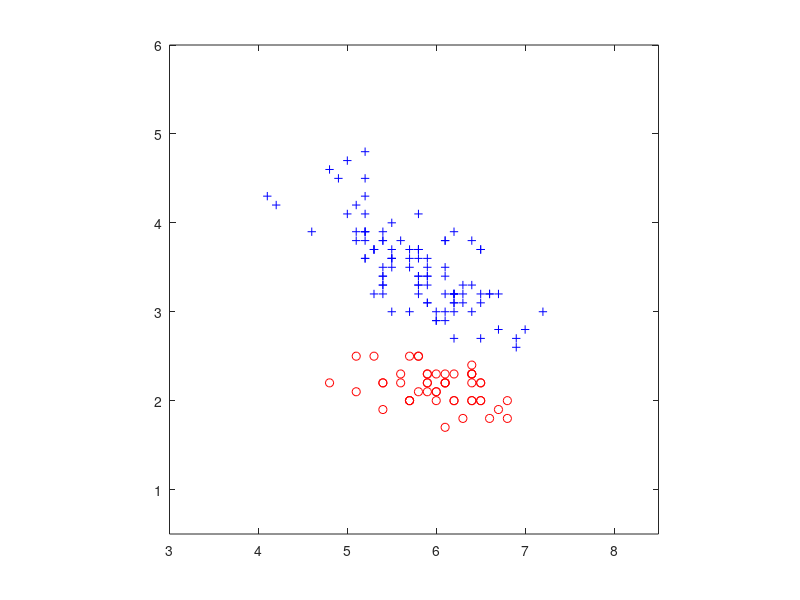
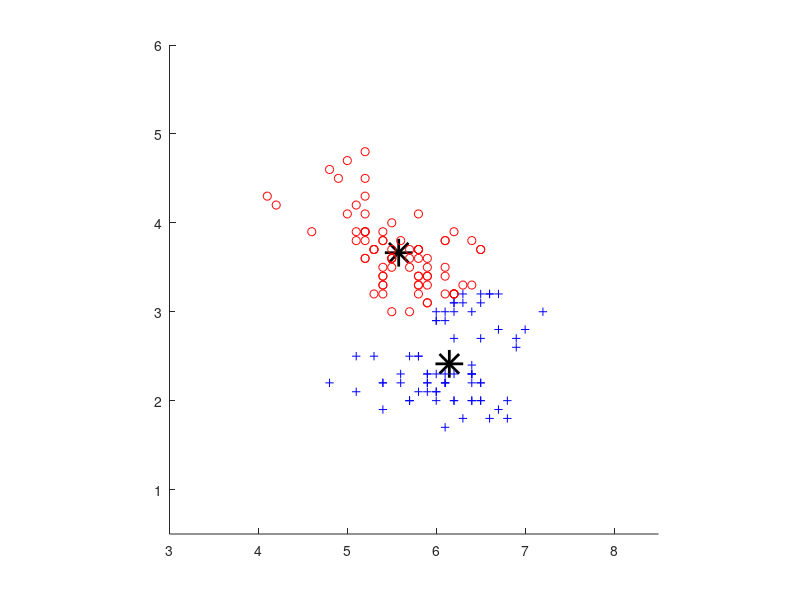

Recreate these plots in MATLAB, in order. (Note: this script raises an error after producing the figures.)
function d20074049
% CISC271, Winter 2019, Assignment #4
%%%%%%%%%%%%%%%%%%%%%%%%%
% Bennet Montgomery     %
% Student #: 20074049   %
% 2019-04-11            %
%%%%%%%%%%%%%%%%%%%%%%%%%


% EXAMPLE: Load the data for Question 1
xpetal = load('xpetal.txt');
ypetal = load('ypetal.txt');

% EXAMPLE: Plot the data
plotclass2d(xpetal, ypetal);
print -depsc plot1

figure
hold on
%rng line is necessary or kmeans sometimes doesn't work (?)
rng(1)
%performing kmeans classification. idx is classification matrix, C is
%classification centers
[idx, C] = kmeans(xpetal', 2);

%plotting classification centers as large black *
plot(C(1,1), C(1,2), 'r*', 'MarkerSize', 20, 'LineWidth', 2, 'MarkerEdge', [0, 0, 0]);
plot(C(2,1), C(2,2), 'r*', 'MarkerSize', 20, 'LineWidth', 2, 'MarkerEdge', [0, 0, 0]);

%creating idx copy converted to -1s and 1s (idx generated as 1s and 2s by
%kmeans function
idxadj = ones(size(idx,1),1);
for i = 1:size(idx,1)
     if idx(i) == 1 
        idxadj(i) = -1;
    else
        idxadj(i) = 1;
    end
end
%plotting classifications
plotclass2d(xpetal, idxadj);
hold off
print -depsc plot2

%generating table for report
Misses = [];
PredictedValue = [];
ActualValue = [];
data = xpetal';

for i = 1:size(idxadj,1)
    if idxadj(i) ~= ypetal(i)
        Misses = [Misses; data(i,:)];
        PredictedValue = [PredictedValue; idxadj(i)];
        ActualValue = [ActualValue; ypetal(i)];
    end
end

KMeansMiss = table(Misses, PredictedValue, ActualValue)

figure
hold on
%plotting base data with label for perceptron algorithm plot
plotclass2d(xpetal, ypetal);
%generating perceptron algorithm hyperplane
[augmentedVec, i_used] = linsepiterate(rand(3,1), xpetal, ypetal)
%plotting perceptron hyperplane on plot in green
plotline(augmentedVec, 'g');
hold off
print -depsc plot4

figure
hold on
%plotting base data with labels for SVM algorithm plot
plotclass2d(xpetal, ypetal);
%applying SVM
svmVec = svm271(xpetal, ypetal)
%plotting SVM line in yellow
plotline(svmVec, 'y');
hold off
print -depsc plot5

%loading second dataset
xdata = load('xdata.txt');
ylabels = load('ylabels.txt');

figure
%plotting second dataset for reference
plotclass2d(xdata, ylabels);
print -depsc plot6

figure
hold on
%generating 3d projection via formula [x y x*y]
projd = ones(1, size(xdata, 2));
for i = 1:size(projd, 2)
    projd(i) = xdata(1, i) * xdata(2, i);
end
d3projection = [xdata; projd];

%plotting 3d projection
plotclass3d(d3projection, ylabels);
%generating hyperplane via SVM
planevec = svm271(d3projection, ylabels)
%plotting hyperplane
plotplane(planevec);
hold off

end

function [v_final, i_used] = linsepiterate(vvec, zdata, yvec)
% [V_FINAL,I_USED]=LINSEPLEARN(VINIT,BVAL,ZDATA,YVEC)
% uses the Percetron Algorithm to linearly separate training vectors
% INPUTS:
%         VVEC    - (M+1)-D augmented weight vector
%         ZDATA   - MxN  data matrix
%         YVEC    - N-D known classes, +1 or -1
% OUTPUTS:
%         V_FINAL - M-D new estimated weight vector
%         I_USED  - scalar number of iterations used
% ALGORITHM:
%         Serialized form of perceptron gradient descent

% Internal constant: maximum iterations to use
imax = 1000;

% Problem size
[m, n] = size(zdata);

% Create the augmented vectors from the data vectors
zmat = [zdata ; ones(1, n)];

% Set up the iteration for the weight vector and bias
v_est = vvec;

% Loop a limited number of times
for i_used=0:imax
  % Assume that the final weight is the current estimate
  v_final = v_est;
  
  % Score the current estimate of the weight vector
  missed = 0;
  for jx=1:n
    %following is an implementation of algorithm from class 30 notes
    u = v_est' * zmat(:, jx);
    if ((u > 0) && (yvec(jx) < 0))
        v_est = v_est - zmat(:, jx);
        missed = missed + 1;
    elseif ((u < 0) && (yvec(jx) > 0))
        v_est = v_est + zmat(:, jx);
        missed = missed + 1;
    end
  end

  % Stop if the current estimate has converged
  if (missed==0)
    v_final = v_est;
    break;
  end
  
end
end


function plotclass2d(xmatrix, yvector)
% PLOTCLASS2D(XMATRIX,YVECTOR) plots 2D training vectors
% for binary supervised classification
%
% INPUTS:
%        XMATRIX - 2xN set of column vectors
%        YVECTOR - Nx1 classification as +1 or -1
% OUTPUT:
%        none
% SIDE EFFECTS:
%        Plot into the current window. +1 training vectors
%        are shown as blue "+", -1 training vectors are
%        shown as red circles. Axes are slightly adjusted to
%        improve legibility.

% Problem size
[m, n] = size(xmatrix);

% Plot the training vectors with distinct symbols
plot(xmatrix(1,yvector<0), xmatrix(2,yvector<0), 'ro', ...
     xmatrix(1,yvector>0), xmatrix(2,yvector>0), 'b+');
axdf=axis;
axis(axdf+[-1 +1 -1 +1]);
axis('equal');
end

function plotclass3d(xmatrix, yvector)
% PLOTCLASS3D(XMATRIX,YVECTOR) plots 3D training vectors
% for binary supervised classification
%
% INPUTS:
%        XMATRIX - 2xN set of column vectors
%        YVECTOR - Nx1 classification as +1 or -1
% OUTPUT:
%        none
% SIDE EFFECTS:
%        Plot into the current window. +1 training vectors
%        are shown as blue "+", -1 training vectors are
%        shown as red circles. Axes are slightly adjusted to
%        improve legibility.

% Problem size
[m, n] = size(xmatrix);

% Plot the training vectors with distinct symbols
plot3(xmatrix(1,yvector<0), xmatrix(2,yvector<0), xmatrix(3,yvector<0), 'ro', ...
      xmatrix(1,yvector>0), xmatrix(2,yvector>0), xmatrix(3,yvector>0), 'b+');
end

function plotline(vvec, color)
% PLOTLINE(VVEC,COLOR) plots a separating line
% into an existing figure
% INPUTS:
%        VVEC   - (M+1) augmented weight vector
%        COLOR  - character, color to use in the plot
% ALGORITHM:
% Intersect the line with the boundary of the current plot

% Current axis settings
axin = axis();

% Matrices of XY vectors that are on the input line and
% bounding lines

Alr = [vvec(1:2)' ; 1 0];
Atb = [vvec(1:2)' ; 0 1];

% Data vectors that all lines must satisfy
bl = [-vvec(3) ; axin(1)];
br = [-vvec(3) ; axin(2)];
bb = [-vvec(3) ; axin(3)];
bt = [-vvec(3) ; axin(4)];

% Special cases: input line is horizontal or vertical
if cond(Alr) > 1e5
  xs = Atb\bb;
  xe = Atb\bt;
elseif cond(Atb) > 1e5
  xs = Alr\bl;
  xe = Alr\br;
else
  % Solutions of simultaneous lines
  xl = Alr\bl;
  xr = Alr\br;
  xb = Atb\bb;
  xt = Atb\bt;

  % Select left/right or bottom/top pair,
  % whichever specifies a longer segment
  if norm(xl-xr)>norm(xb-xt)
    xs = xl;
    xe = xr;
  else
    xs = xb;
    xe = xt;
  end
end

% Plot the line and re-set the axis to its original
hold on;
plot([xs(1) xe(1)], [xs(2) xe(2)], strcat(color, '-'));
hold off;
axis(axin);
end

function plotplane(vvec)
% PLOTPLANE(VVEC) plots the 3D plane specified by
% the augmented vector VVEC
%
% INPUT:
%       VVEC - 4x1 vector as [normal ; bias]
% ALGORITHM:
%       Calls the INRIA code "drawPlane3D"

% Find a reference vector on the plane
pvec  = vvec(1:3)/dot(vvec(1:3), vvec(1:3))*(-vvec(4));

% Find basis (direction) vectors for the relevant sub-space
bvecs = ortc271(vvec(1:3));

% Call the INRIA function to do the work
drawPlane3d([pvec' bvecs(:,1)' bvecs(:,2)']);
end

function vspace = ortc271(amat)
% VSPACE=ORTC271(AMAT) finds the orthogonal complement
% of matrix AMAT using the QR decomposition
%
% INPUT:
%        AMAT   - MxN input matrix of rank K
%
% OUTPUT:
%        VSPACE - Mx(M-K) matrix
%                 If AMAT is full rank, VSPACE is a zero vector

% Problem size
[m, n] = size(amat);
k = rank(amat);

if k>=m
  % AMAT is full rank, return zero vector
  vspace = zeros(m, 1);
else
  % QR decomposition
  [q, r] = qr(amat);
  
  % Extract the relevant submatrix
  vspace = q(:, (k+1):m);
end
end

function varargout = drawPlane3d(plane, varargin)
%DRAWPLANE3D Draw a plane clipped in the current window
%
%   drawPlane3d(plane)
%   plane = [x0 y0 z0  dx1 dy1 dz1  dx2 dy2 dz2];
%
%   See also
%   planes3d, createPlane
%
%   Example
%   p0 = [1 2 3];
%   v1 = [1 0 1];
%   v2 = [0 -1 1];
%   plane = [p0 v1 v2];
%   axis([-10 10 -10 10 -10 10]);
%   drawPlane3d(plane)
%   drawLine3d([p0 v1])
%   drawLine3d([p0 v2])
%   set(gcf, 'renderer', 'zbuffer');
%
%   ---------
%   author : David Legland 
%   INRA - TPV URPOI - BIA IMASTE
%   created the 17/02/2005.
%

%   HISTORY
%   2008-10-30 replace intersectPlaneLine by intersectLinePlane, add doc
%   2010-10-04 fix a bug for planes touching box by one corner
%   2011-07-19 fix a bug for param by Xin KANG (Ben)
% 

param = {'m'};
if ~isempty(varargin)
  param = varargin;
end

lim = get(gca, 'xlim');
xmin = lim(1);
xmax = lim(2);
lim = get(gca, 'ylim');
ymin = lim(1);
ymax = lim(2);
lim = get(gca, 'zlim');
zmin = lim(1);
zmax = lim(2);


% line corresponding to cube edges
lineX00 = [xmin ymin zmin 1 0 0];
lineX01 = [xmin ymin zmax 1 0 0];
lineX10 = [xmin ymax zmin 1 0 0];
lineX11 = [xmin ymax zmax 1 0 0];

lineY00 = [xmin ymin zmin 0 1 0];
lineY01 = [xmin ymin zmax 0 1 0];
lineY10 = [xmax ymin zmin 0 1 0];
lineY11 = [xmax ymin zmax 0 1 0];

lineZ00 = [xmin ymin zmin 0 0 1];
lineZ01 = [xmin ymax zmin 0 0 1];
lineZ10 = [xmax ymin zmin 0 0 1];
lineZ11 = [xmax ymax zmin 0 0 1];


% compute intersection points with each plane
piX00 = intersectLinePlane(lineX00, plane);
piX01 = intersectLinePlane(lineX01, plane);
piX10 = intersectLinePlane(lineX10, plane);
piX11 = intersectLinePlane(lineX11, plane);
piY00 = intersectLinePlane(lineY00, plane);
piY01 = intersectLinePlane(lineY01, plane);
piY10 = intersectLinePlane(lineY10, plane);
piY11 = intersectLinePlane(lineY11, plane);
piZ00 = intersectLinePlane(lineZ00, plane);
piZ01 = intersectLinePlane(lineZ01, plane);
piZ10 = intersectLinePlane(lineZ10, plane);
piZ11 = intersectLinePlane(lineZ11, plane);

% concatenate points into one array
points = [...
    piX00;piX01;piX10;piX11; ...
    piY00;piY01;piY10;piY11; ...
    piZ00;piZ01;piZ10;piZ11;];

% check validity: keep only points inside window
ac = 1e-14;
vx = points(:,1)>=xmin-ac & points(:,1)<=xmax+ac;
vy = points(:,2)>=ymin-ac & points(:,2)<=ymax+ac;
vz = points(:,3)>=zmin-ac & points(:,3)<=zmax+ac;
valid = vx & vy & vz;
pts = unique(points(valid, :), 'rows');

% If there is no intersection point, escape.
if size(pts, 1)<3
    disp('plane is outside the drawing window');
    return;
end

% the two spanning lines of the plane
d1 = plane(:, [1:3 4:6]);
d2 = plane(:, [1:3 7:9]);

% position of intersection points in plane coordinates
u1 = linePosition3d(pts, d1);
u2 = linePosition3d(pts, d2);

% reorder vertices in the correct order
ind = convhull(u1, u2);
ind = ind(1:end-1);

% draw the patch
h = patch(pts(ind, 1), pts(ind, 2), pts(ind, 3), param{:});

% return handle to plane if needed
if nargout>0
    varargout{1}=h;
end
end

function pos = linePosition3d(point, line)
%LINEPOSITION3D Return the position of a 3D point projected on a 3D line
%
%   T = linePosition3d(POINT, LINE)
%   Computes position of point POINT on the line LINE, relative to origin
%   point and direction vector of the line.
%   LINE has the form [x0 y0 z0 dx dy dy],
%   POINT has the form [x y z], and is assumed to belong to line.
%   The result T is the value such that POINT = LINE(1:3) + T * LINE(4:6).
%   If POINT does not belong to LINE, the position of its orthogonal
%   projection is computed instead. 
%
%   T = linePosition3d(POINT, LINES)
%   If LINES is an array of NL lines, return NL positions, corresponding to
%   each line.
%
%   T = linePosition3d(POINTS, LINE)
%   If POINTS is an array of NP points, return NP positions, corresponding
%   to each point.
%
%   See also:
%   lines3d, createLine3d, distancePointLine3d, projPointOnLine3d
%
%   ---------
%   author : David Legland 
%   INRA - TPV URPOI - BIA IMASTE
%   created the 17/02/2005.
%

%   HISTORY
%   05/01/2007 update doc
%   28/10/2010 change to bsxfun calculation for arbitrary input sizes
%       (Thanks to Sven Holcombe)
%   03/31/2014 reversed bsxfun calculation for back compatibility
%       (by R. E. Ellis)

% vector from line origin to point
for i=1:size(point,1)
  dp(i,:) =  point(i,:) - line(:,1:3);
  end

% direction vector of the line
vl = line(:, 4:6);

% precompute and check validity of denominator
denom = sum(vl.^2, 2);
invalidLine = denom < eps;
denom(invalidLine) = 1;

% compute position using dot product normalized with norm of line vector.
for i=1:size(dp,1)
  pos(i,:) = dot(dp(i,:), vl)/denom;
  end

% position on a degenerated line is set to 0
pos(invalidLine) = 0;
end

function vvec = svm271(zmat, yclass)
% VVEC=SVM271(ZMAT,YCLASS) linearly separates
% data in ZMAT according to classes YCLASS, using
% the SVM solver
% INPUTS:
%         ZMAT - MxN data matrix
%         DVEC - N-D desired classes, +1 or -1
% OUTPUTS:
%         VVEC - (M+1)-D weight vector of separating hyperplane
% ALGORITHM:
%         Call the Matlab function FITCSVM in R2017a, which
%         was the CASLAB installation for Winter 2018. Use a 
%         linear kernel with unscaled data and reconstruct the
%         separating hyperplane from the Beta vector and
%         Bias scalar.

% Call the Matlab function for linear SVM
svmObj = fitcsvm(zmat', yclass);

% Augmented weight vector of the separating hyper-plane
vvec = [svmObj.Beta ; svmObj.Bias];
end

function point = intersectLinePlane(line, plane, varargin)
%INTERSECTLINEPLANE Intersection point between a 3D line and a plane
%
%   PT = intersectLinePlane(LINE, PLANE)
%   Returns the intersection point of the given line and the given plane.
%   LINE:  [x0 y0 z0 dx dy dz]
%   PLANE: [x0 y0 z0 dx1 dy1 dz1 dx2 dy2 dz2]
%   PT:    [xi yi zi]
%   If LINE and PLANE are parallel, return [NaN NaN NaN].
%   If LINE (or PLANE) is a matrix with 6 (or 9) columns and N rows, result
%   is an array of points with N rows and 3 columns.
%   
%   PT = intersectLinePlane(LINE, PLANE, TOL)
%   Specifies the tolerance factor to test if a line is parallel to a
%   plane. Default is 1e-14.
%
%   Example
%     % define horizontal plane through origin
%     plane = [0 0 0   1 0 0   0 1 0];
%     % intersection with a vertical line
%     line = [2 3 4  0 0 1];
%     intersectLinePlane(line, plane)
%     ans = 
%        2   3   0
%     % intersection with a line "parallel" to plane
%     line = [2 3 4  1 2 0];
%     intersectLinePlane(line, plane)
%     ans = 
%       NaN  NaN  NaN
%
%   See also:
%   lines3d, planes3d, points3d, clipLine3d
%
%   ---------
%   author : David Legland 
%   INRA - TPV URPOI - BIA IMASTE
%   created the 17/02/2005.
%

%   HISTORY
%   24/11/2005 add support for multiple input
%   23/06/2006 correction from Songbai Ji allowing different number of
%       lines or plane if other input has one row
%   14/12/2006 correction for parallel lines and plane normals
%   05/01/2007 fixup for parallel lines and plane normals
%   24/04/2007 rename as 'intersectLinePlane'
%   11/19/2010 Added bsxfun functionality for improved speed (Sven Holcombe)
%   01/02/2011 code cleanup, add option for tolerance, update doc
%   03/31/2014 reversed bsxfun calculation for back compatibility
%       (by R. E. Ellis)


% extract tolerance if needed
tol = 1e-14;
if nargin > 2
    tol = varargin{1};
end

% unify sizes of data
nLines  = size(line, 1);
nPlanes = size(plane, 1);

% N planes and M lines not allowed 
if nLines ~= nPlanes && min(nLines, nPlanes) > 1
    error('MatGeom:geom3d:intersectLinePlane', ...
        'Input must have same number of rows, or one must be 1');
end

% plane normal
n = cross(plane(:,4:6), plane(:,7:9));

% difference between origins of plane and line
dp = plane(:, 1:3) - line(:, 1:3);

% dot product of line direction with plane normal
denom = dot(n, line(:,4:6));

% relative position of intersection point on line (can be inf in case of a
% line parallel to the plane)
t = dot(n, dp) ./ denom;

% compute coord of intersection point
point = line(:,1:3) +  t*line(:,4:6);

% set indices of line and plane which are parallel to NaN
par = abs(denom) < tol;
point(par,:) = NaN;
end
